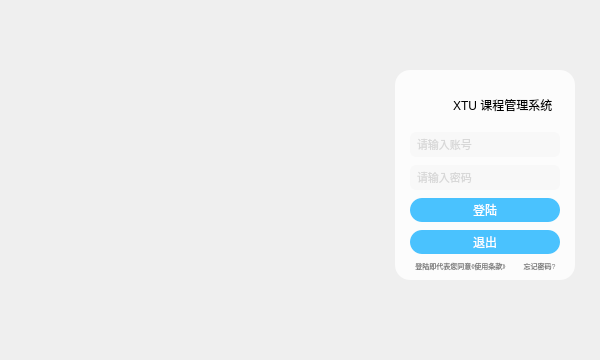
<?xml version="1.0" encoding="UTF-8"?>
<ui version="4.0">
 <class>Login</class>
 <widget class="QWidget" name="Login">
  <property name="geometry">
   <rect>
    <x>0</x>
    <y>0</y>
    <width>600</width>
    <height>360</height>
   </rect>
  </property>
  <property name="minimumSize">
   <size>
    <width>600</width>
    <height>360</height>
   </size>
  </property>
  <property name="maximumSize">
   <size>
    <width>600</width>
    <height>360</height>
   </size>
  </property>
  <property name="windowTitle">
   <string>XTU 课程管理系统</string>
  </property>
  <property name="windowIcon">
   <iconset resource="res.qrc">
    <normaloff>:/image/xtu_blue.png</normaloff>:/image/xtu_blue.png</iconset>
  </property>
  <property name="autoFillBackground">
   <bool>false</bool>
  </property>
  <property name="styleSheet">
   <string notr="true">#Login
{
border-image: url(:/image/login_background.png);
}</string>
  </property>
  <widget class="QWidget" name="login_box" native="true">
   <property name="geometry">
    <rect>
     <x>395</x>
     <y>70</y>
     <width>180</width>
     <height>210</height>
    </rect>
   </property>
   <property name="styleSheet">
    <string notr="true">background:rgba(255, 255, 255,200);
border-radius: 15px;</string>
   </property>
   <widget class="QPushButton" name="login">
    <property name="geometry">
     <rect>
      <x>15</x>
      <y>128</y>
      <width>150</width>
      <height>24</height>
     </rect>
    </property>
    <property name="font">
     <font>
      <pointsize>-1</pointsize>
      <italic>false</italic>
      <bold>false</bold>
     </font>
    </property>
    <property name="cursor">
     <cursorShape>PointingHandCursor</cursorShape>
    </property>
    <property name="styleSheet">
     <string notr="true">background:rgba(0, 170, 255,180);
border-radius: 12px;
color:white;
font:12px</string>
    </property>
    <property name="text">
     <string>登陆</string>
    </property>
    <property name="autoDefault">
     <bool>true</bool>
    </property>
   </widget>
   <widget class="QPushButton" name="exit">
    <property name="geometry">
     <rect>
      <x>15</x>
      <y>160</y>
      <width>150</width>
      <height>24</height>
     </rect>
    </property>
    <property name="font">
     <font>
      <pointsize>-1</pointsize>
      <italic>false</italic>
      <bold>false</bold>
     </font>
    </property>
    <property name="cursor">
     <cursorShape>PointingHandCursor</cursorShape>
    </property>
    <property name="styleSheet">
     <string notr="true">background:rgba(0, 170, 255,180);
border-radius: 12px;
color:white;
font:12px</string>
    </property>
    <property name="text">
     <string>退出</string>
    </property>
   </widget>
   <widget class="QLabel" name="logo">
    <property name="geometry">
     <rect>
      <x>15</x>
      <y>15</y>
      <width>36</width>
      <height>36</height>
     </rect>
    </property>
    <property name="styleSheet">
     <string notr="true">border-image: url(:/image/xtu_blue.png);
background-color: rgba(255, 255, 255,0);</string>
    </property>
    <property name="text">
     <string/>
    </property>
   </widget>
   <widget class="QLabel" name="title">
    <property name="geometry">
     <rect>
      <x>58</x>
      <y>24</y>
      <width>105</width>
      <height>22</height>
     </rect>
    </property>
    <property name="font">
     <font>
      <pointsize>-1</pointsize>
      <italic>false</italic>
      <bold>false</bold>
     </font>
    </property>
    <property name="styleSheet">
     <string notr="true">background:rgba(255, 255, 255,0);
color:black;
font:12px;</string>
    </property>
    <property name="text">
     <string>XTU 课程管理系统</string>
    </property>
   </widget>
   <widget class="QPushButton" name="forget">
    <property name="geometry">
     <rect>
      <x>122</x>
      <y>188</y>
      <width>45</width>
      <height>15</height>
     </rect>
    </property>
    <property name="font">
     <font>
      <pointsize>-1</pointsize>
      <italic>false</italic>
      <bold>false</bold>
     </font>
    </property>
    <property name="cursor">
     <cursorShape>PointingHandCursor</cursorShape>
    </property>
    <property name="styleSheet">
     <string notr="true">color:grey;
font:7px;
background:rgba(255, 255, 255,0);</string>
    </property>
    <property name="text">
     <string>忘记密码?</string>
    </property>
   </widget>
   <widget class="QPushButton" name="read">
    <property name="geometry">
     <rect>
      <x>15</x>
      <y>188</y>
      <width>101</width>
      <height>16</height>
     </rect>
    </property>
    <property name="cursor">
     <cursorShape>PointingHandCursor</cursorShape>
    </property>
    <property name="styleSheet">
     <string notr="true">color:grey;
font:7px;
background:rgba(255, 255, 255,0);</string>
    </property>
    <property name="text">
     <string>登陆即代表您同意《使用条款》</string>
    </property>
   </widget>
   <widget class="QWidget" name="widget" native="true">
    <property name="geometry">
     <rect>
      <x>15</x>
      <y>62</y>
      <width>150</width>
      <height>25</height>
     </rect>
    </property>
    <property name="styleSheet">
     <string notr="true">border-radius: 6px;
background-color: rgba(247,247,247,180);
color:rgb(183, 183, 183);
font:14px</string>
    </property>
    <widget class="QLineEdit" name="user">
     <property name="geometry">
      <rect>
       <x>5</x>
       <y>4</y>
       <width>140</width>
       <height>16</height>
      </rect>
     </property>
     <property name="font">
      <font>
       <pointsize>-1</pointsize>
       <italic>false</italic>
       <bold>false</bold>
      </font>
     </property>
     <property name="styleSheet">
      <string notr="true">border-radius: 3px;
background-color: rgba(255,255,255,0);
color:rgb(183, 183, 183);
font:11px</string>
     </property>
     <property name="inputMask">
      <string notr="true"/>
     </property>
     <property name="text">
      <string/>
     </property>
     <property name="maxLength">
      <number>18</number>
     </property>
     <property name="placeholderText">
      <string>请输入账号</string>
     </property>
    </widget>
   </widget>
   <widget class="QWidget" name="widget_2" native="true">
    <property name="geometry">
     <rect>
      <x>15</x>
      <y>95</y>
      <width>150</width>
      <height>25</height>
     </rect>
    </property>
    <property name="styleSheet">
     <string notr="true">border-radius: 6px;
background-color: rgba(247,247,247,180);
color:rgb(183, 183, 183);
font:14px</string>
    </property>
    <widget class="QLineEdit" name="password">
     <property name="geometry">
      <rect>
       <x>5</x>
       <y>4</y>
       <width>140</width>
       <height>16</height>
      </rect>
     </property>
     <property name="font">
      <font>
       <pointsize>-1</pointsize>
       <italic>false</italic>
       <bold>false</bold>
      </font>
     </property>
     <property name="styleSheet">
      <string notr="true">border-radius: 3px;
background-color: rgba(255,255,255,0);
color:rgb(183, 183, 183);
font:11px</string>
     </property>
     <property name="text">
      <string/>
     </property>
     <property name="maxLength">
      <number>18</number>
     </property>
     <property name="placeholderText">
      <string>请输入密码</string>
     </property>
    </widget>
   </widget>
  </widget>
 </widget>
 <resources>
  <include location="res.qrc"/>
 </resources>
 <connections/>
</ui>
